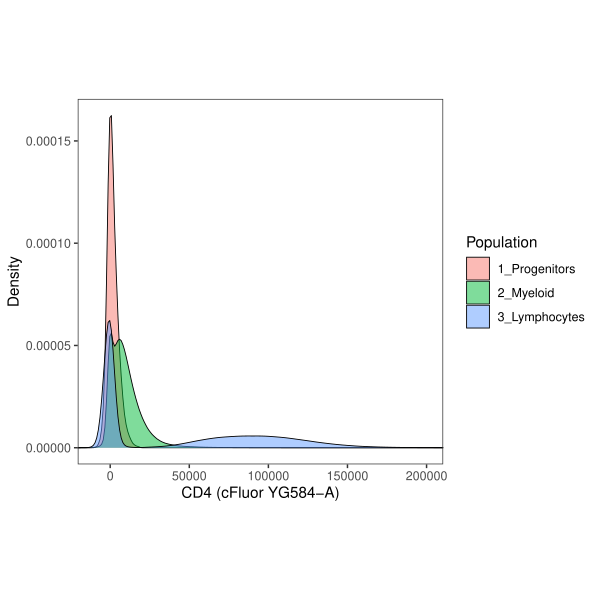

Reproduce this figure in R.
# Peter van Galen, 260228
# Assess CD4 expression in different cell types

# Prerequisites
library(tidyverse)

# Clean environment & set working directory
rm(list = ls())
setwd("~/DropboxMGB/Sternum_BM/Sternum_BM_Flow/AnalysisPeter")

# Load data ---------------------------------------------------------------------------------------

# fmt: skip
progenitors_df <- read_csv("../AnalysisAdrienne/August 2023/Flow_Cell_Lists/20230816 All Progenitors.csv")
# fmt: skip
myeloid_df <- read_csv("../AnalysisAdrienne/August 2023/Flow_Cell_Lists/20230816 All Myeloid.csv")
# fmt: skip
lymphocytes_df <- read_csv("../AnalysisAdrienne/August 2023/Flow_Cell_Lists/20230816 All Lymphocytes.csv")

bind_rows(
  progenitors_df |> mutate(population = "1_Progenitors"),
  myeloid_df |> mutate(population = "2_Myeloid"),
  lymphocytes_df |> mutate(population = "3_Lymphocytes")
) |>
  ggplot(aes(
    x = `cFluor YG584-A___CD4`,
    fill = population
  )) +
  geom_density(alpha = 0.5, color = "black", linewidth = 0.3) +
  coord_cartesian(xlim = c(-10000, 200000)) +
  labs(
    x = "CD4 (cFluor YG584-A)",
    y = "Density",
    fill = "Population"
  ) +
  theme_bw() +
  theme(aspect.ratio = 1, panel.grid = element_blank())

ggsave("260228_CD4_expression.pdf", width = 6, height = 6)

# Note to self - for future analyses, 26 objects are found here:
rm(list = ls())
load("../AnalysisAdrienne/August 2023/Flow_Cell_Lists/20230817_FlowData.RData")

# From a quick assessment, it looks like data.seu is the most complete single object — it holds all 750,000 cells with 31 features (fluorescence intensities), the raw values in the counts layer, scaled data, UMAP/PCA reductions, and donor and cell type annotations in data.seu@meta.data.
